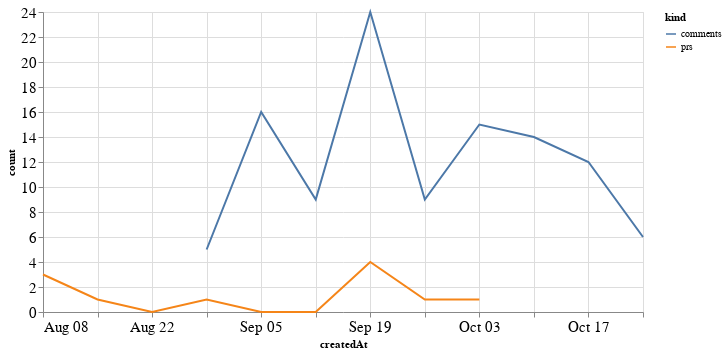

Write notebook code for a chart like this one.
### Code cell
alt.Chart(total_time, width=600).mark_line().encode(
    x='createdAt',
    y='count',
    color='kind'
)

### Figure 1 — Vega-Lite specification as saved in the notebook (floating-point values rounded to 4 significant figures)
{"config": {"axisLeft": {"labelFontSize": 15}, "axisBottom": {"labelFontSize": 15}}, "data": {"name": "data-8cceec5a89f026acc2602164dd84e4e9"}, "mark": "line", "encoding": {"color": {"type": "nominal", "field": "kind"}, "x": {"type": "temporal", "field": "createdAt"}, "y": {"type": "quantitative", "field": "count"}}, "width": 600, "$schema": "https://vega.github.io/schema/vega-lite/v4.8.1.json", "datasets": {"data-8cceec5a89f026acc2602164dd84e4e9": [{"createdAt": "2021-08-08T00:00:00", "kind": "prs", "count": 3.0}, {"createdAt": "2021-08-15T00:00:00", "kind": "prs", "count": 1.0}, {"createdAt": "2021-08-22T00:00:00", "kind": "prs", "count": 0.0}, {"createdAt": "2021-08-29T00:00:00", "kind": "prs", "count": 1.0}, {"createdAt": "2021-09-05T00:00:00", "kind": "prs", "count": 0.0}, {"createdAt": "2021-09-12T00:00:00", "kind": "prs", "count": 0.0}, {"createdAt": "2021-09-19T00:00:00", "kind": "prs", "count": 4.0}, {"createdAt": "2021-09-26T00:00:00", "kind": "prs", "count": 1.0}, {"createdAt": "2021-10-03T00:00:00", "kind": "prs", "count": 1.0}, {"createdAt": "2021-10-10T00:00:00", "kind": "prs", "count": null}, {"createdAt": "2021-10-17T00:00:00", "kind": "prs", "count": null}, {"createdAt": "2021-10-24T00:00:00", "kind": "prs", "count": null}, {"createdAt": "2021-08-08T00:00:00", "kind": "comments", "count": null}, {"createdAt": "2021-08-15T00:00:00", "kind": "comments", "count": null}, {"createdAt": "2021-08-22T00:00:00", "kind": "comments", "count": null}, {"createdAt": "2021-08-29T00:00:00", "kind": "comments", "count": 5.0}, {"createdAt": "2021-09-05T00:00:00", "kind": "comments", "count": 16.0}, {"createdAt": "2021-09-12T00:00:00", "kind": "comments", "count": 9.0}, {"createdAt": "2021-09-19T00:00:00", "kind": "comments", "count": 24.0}, {"createdAt": "2021-09-26T00:00:00", "kind": "comments", "count": 9.0}, {"createdAt": "2021-10-03T00:00:00", "kind": "comments", "count": 15.0}, {"createdAt": "2021-10-10T00:00:00", "kind": "comments", "count": 14.0}, {"createdAt": "2021-10-17T00:00:00", "kind": "comments", "count": 12.0}, {"createdAt": "2021-10-24T00:00:00", "kind": "comments", "count": 6.0}]}}
